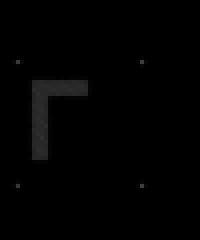
#> input picture examples/transform/small_ib.tif, 50 x 60 px (shown 4 times larger); the run also reads 1 picture not shown here
$ jupyter execute --allow-errors transform.ipynb   (shell and % lines are left out)
#> lines starting #> are read from the running program, lines starting #| are printed output that depends on the picture
### pyto/geometry/rigid_3d.py
"""
Contains class Rigid3D for preforming rigid body transformation and scalar
scaling followed by translation on points (vectors).

# Author: Vladan Lucic (Max Planck Institute for Biochemistry)
# $Id: rigid_3d.py 1213 2015-07-01 13:59:08Z vladan $
"""

__version__ = "$Revision: 1213 $"


from functools import partial

import numpy as np
import scipy as sp

from affine import Affine

class Rigid3D(Affine):
    """

    Note that in this class xy_axes is always 'dim_point' except in
    methods that take xy_axes as an argumnet. This is  opposite from
    Affine where 'pint_dim' is the default, but both values can be used.

    Xy axes given by 'dim_point' mean that a matrix specifying n points
    in d dimensions has a shape dxn.
    """

    # [1578 lines left out: functions __init__, identity, makeS, makeP, makeD, find and 22 more, not called in this run]

### examples/transform/transform.ipynb
# Coordinate transformation of correlated images

This example shows how to apply a coordinate transformation previously obtained by correlating
a 3D (such as confocal) and a 2D (such as ion beam) image to transform the correlated
images. In this way, the confocal image is transformed to the ion beam coordinate
system, so that the transformed confocal image "looks like" the ion beam image, or
the ion beam image is transformed to the confocal system.

The transformation is read from the output files previously generated by running 3DCT.
To make it easier to visualize the transformation, the images used to establish the
correlation were artificially generated.

The image transformations shown here are performed using Pyto package.

[cell 1]
import sys
import pickle
from copy import copy, deepcopy

import numpy as np
import tifffile as tf

import pyto
from pyto.geometry.rigid_3d import Rigid3D

# matplotlib
import matplotlib as mpl
import matplotlib.pyplot as plt

# for convenience
sys.version

## Small example - Transformation from 3DCT

### Read images, markers and transform parameters

[cell 2]
# File names
confocal_file_name = 'small_cf.tif'
ion_beam_file_name = 'small_ib.tif'
results_file_name = '2020-04-24_15-03-41_correlation.txt'

[cell 3]
# Rad images and adjust axes
cf_data = tf.imread(confocal_file_name).transpose()
ib_data = tf.imread(ion_beam_file_name)
#> ib_data is the input picture: shape (60, 50); min 0, max 62, mean 1.8
if len(ib_data.shape) == 3:
    ib_data = ib_data[:,:,0]
ib_data = ib_data.transpose()
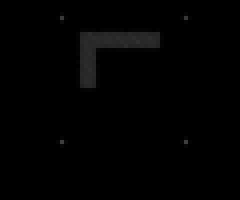
#> ib_data: shape (50, 60) (shown 4 times larger); min 0, max 62, mean 1.8

[cell 4]
# read marker positions
results = np.loadtxt(results_file_name)
cf_markers = results[:,0:3]
cf_markers_transformed = results[:,3:6]
ib_markers = results[:,6:8]
transform_error = results[:,8:10]

[cell 5]
# Read parameters from 3DCT results

with open(results_file_name, 'r') as results_fd:
#> (reads examples/transform/2020-04-24_15-03-41_correlation.txt from the repository)
    for line in results_fd:
        if line.startswith('#   - rotation'):
            phi, psi, theta = np.fromstring(line.split(': [')[1].split(']')[0], sep=',')
            continue
        if line.startswith('#   - scale'):
            scale = float(line.split('= ')[1])
            continue
        if line.startswith('#   - translation for rotation around [0,0,0]'):
            trans = np.fromstring(line.split('= [')[1].split(']')[0], sep=',')
            continue
        if line.startswith('#   - translation for rotation around'):
            origin = np.fromstring(line.split('[')[1].split(']')[0], sep=',')
            trans_or = np.fromstring(line.split('= [')[1].split(']')[0], sep=',')
            break

print("Please check that the following parameters are the same as those in the 3DCT results file:")
print("phi, theta, psi = {}".format((phi, theta, psi)))
print("scale = {}".format(scale))
print("translation around [0, 0, 0] = {}".format(trans))
print("translation around {} = {}".format(origin, trans_or))

[cell 6]
# show max projection confocal
plt.imshow(cf_data.max(axis=2).transpose(), cmap='Greys', origin='lower')
plt.xlabel('x')
plt.ylabel('y')
plt.title('Confocal image (max projection)');
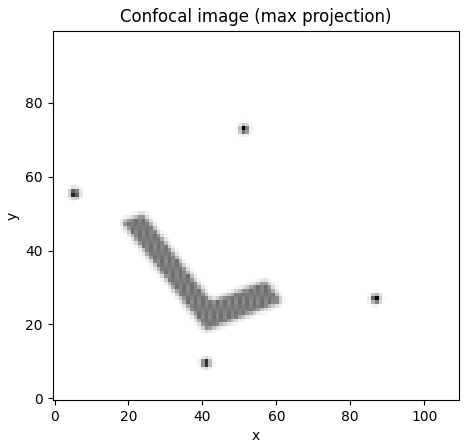
#> figure drawn by matplotlib, 1 panel

[cell 7]
# Show ion beam image
plt.imshow(ib_data.transpose(), cmap='Greys', origin='lower')
plt.xlabel('x')
plt.ylabel('y')
plt.title('Ion beam image');

### Transform confocal image to ion beam system

[cell 8]
# Make transformation from confocal to ion beam (based on 3DCT correlation results)
euler_rad = np.array([phi, theta, psi]) * np.pi / 180
q = Rigid3D.make_r_euler(angles=euler_rad)
